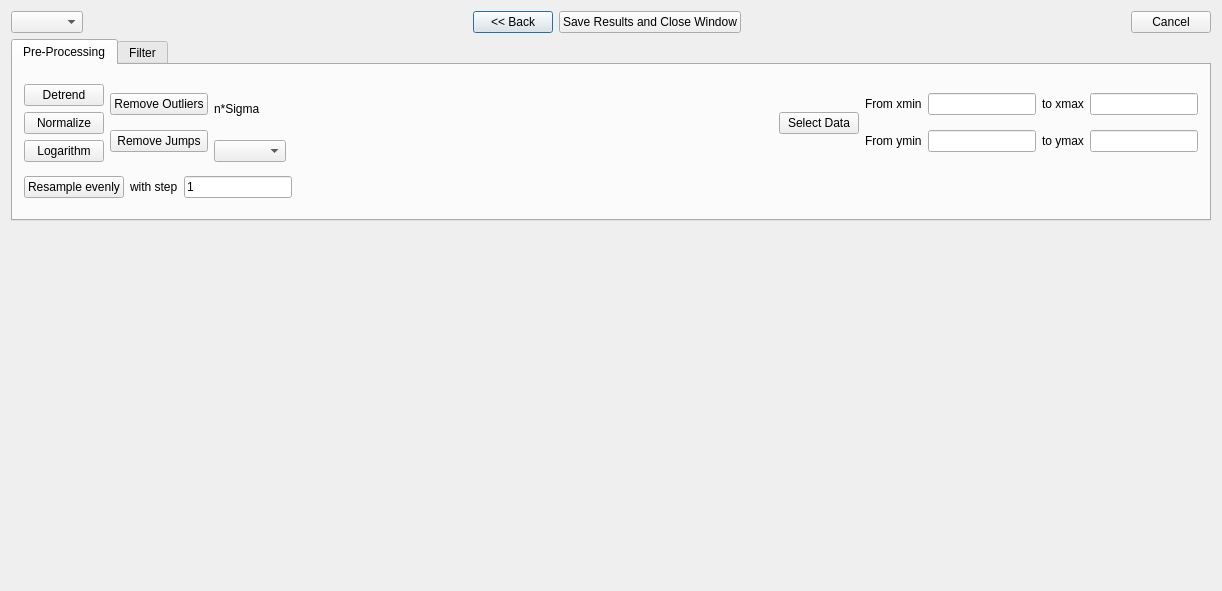
<?xml version="1.0" encoding="UTF-8"?>
<ui version="4.0">
 <class>DataProc</class>
 <widget class="QDialog" name="DataProc">
  <property name="geometry">
   <rect>
    <x>0</x>
    <y>0</y>
    <width>1222</width>
    <height>591</height>
   </rect>
  </property>
  <property name="windowTitle">
   <string>Data/Target Processor</string>
  </property>
  <layout class="QVBoxLayout" name="verticalLayout">
   <item>
    <layout class="QHBoxLayout" name="horizontalLayout">
     <item>
      <widget class="QComboBox" name="comboBox_2">
       <property name="sizePolicy">
        <sizepolicy hsizetype="Fixed" vsizetype="Fixed">
         <horstretch>0</horstretch>
         <verstretch>0</verstretch>
        </sizepolicy>
       </property>
       <property name="currentIndex">
        <number>-1</number>
       </property>
      </widget>
     </item>
     <item>
      <spacer name="horizontalSpacer_2">
       <property name="orientation">
        <enum>Qt::Horizontal</enum>
       </property>
       <property name="sizeHint" stdset="0">
        <size>
         <width>40</width>
         <height>20</height>
        </size>
       </property>
      </spacer>
     </item>
     <item>
      <widget class="QPushButton" name="pushButton_6">
       <property name="text">
        <string>&lt;&lt; Back</string>
       </property>
      </widget>
     </item>
     <item>
      <widget class="QPushButton" name="saveResultsAndCloseWindow">
       <property name="text">
        <string>Save Results and Close Window</string>
       </property>
      </widget>
     </item>
     <item>
      <spacer name="horizontalSpacer">
       <property name="orientation">
        <enum>Qt::Horizontal</enum>
       </property>
       <property name="sizeHint" stdset="0">
        <size>
         <width>40</width>
         <height>20</height>
        </size>
       </property>
      </spacer>
     </item>
     <item>
      <widget class="QPushButton" name="pushButton_2">
       <property name="text">
        <string>Cancel</string>
       </property>
      </widget>
     </item>
    </layout>
   </item>
   <item>
    <widget class="QTabWidget" name="tabWidget">
     <property name="sizePolicy">
      <sizepolicy hsizetype="Preferred" vsizetype="Fixed">
       <horstretch>0</horstretch>
       <verstretch>0</verstretch>
      </sizepolicy>
     </property>
     <property name="currentIndex">
      <number>0</number>
     </property>
     <widget class="QWidget" name="tab_2">
      <attribute name="title">
       <string>Pre-Processing</string>
      </attribute>
      <layout class="QVBoxLayout" name="verticalLayout_7">
       <item>
        <layout class="QHBoxLayout" name="horizontalLayout_7">
         <item>
          <layout class="QVBoxLayout" name="verticalLayout_10">
           <item>
            <widget class="QPushButton" name="pushButton_5">
             <property name="text">
              <string>Detrend</string>
             </property>
            </widget>
           </item>
           <item>
            <widget class="QPushButton" name="pushButton_11">
             <property name="text">
              <string>Normalize</string>
             </property>
            </widget>
           </item>
           <item>
            <widget class="QPushButton" name="pushButton_3">
             <property name="text">
              <string>Logarithm</string>
             </property>
            </widget>
           </item>
          </layout>
         </item>
         <item>
          <layout class="QVBoxLayout" name="verticalLayout_8">
           <item>
            <widget class="QPushButton" name="pushButton_7">
             <property name="toolTip">
              <string>n*Sigma(Data)</string>
             </property>
             <property name="text">
              <string>Remove Outliers</string>
             </property>
            </widget>
           </item>
           <item>
            <widget class="QPushButton" name="pushButton_9">
             <property name="toolTip">
              <string>n*Sigma(Sec. Derivatives)</string>
             </property>
             <property name="text">
              <string>Remove Jumps</string>
             </property>
            </widget>
           </item>
          </layout>
         </item>
         <item>
          <layout class="QVBoxLayout" name="verticalLayout_9">
           <item>
            <widget class="QLabel" name="label_12">
             <property name="sizePolicy">
              <sizepolicy hsizetype="Minimum" vsizetype="Preferred">
               <horstretch>0</horstretch>
               <verstretch>0</verstretch>
              </sizepolicy>
             </property>
             <property name="text">
              <string>n*Sigma</string>
             </property>
            </widget>
           </item>
           <item>
            <widget class="QComboBox" name="comboBox_7">
             <property name="sizePolicy">
              <sizepolicy hsizetype="Minimum" vsizetype="Fixed">
               <horstretch>0</horstretch>
               <verstretch>0</verstretch>
              </sizepolicy>
             </property>
            </widget>
           </item>
          </layout>
         </item>
         <item>
          <spacer name="horizontalSpacer_5">
           <property name="orientation">
            <enum>Qt::Horizontal</enum>
           </property>
           <property name="sizeHint" stdset="0">
            <size>
             <width>40</width>
             <height>20</height>
            </size>
           </property>
          </spacer>
         </item>
         <item>
          <widget class="QPushButton" name="trimData">
           <property name="text">
            <string>Select Data</string>
           </property>
          </widget>
         </item>
         <item>
          <layout class="QVBoxLayout" name="verticalLayout_6">
           <item>
            <layout class="QHBoxLayout" name="horizontalLayout_2">
             <item>
              <widget class="QLabel" name="label_7">
               <property name="text">
                <string>From xmin</string>
               </property>
              </widget>
             </item>
             <item>
              <widget class="QLineEdit" name="lineEdit">
               <property name="sizePolicy">
                <sizepolicy hsizetype="Minimum" vsizetype="Fixed">
                 <horstretch>0</horstretch>
                 <verstretch>0</verstretch>
                </sizepolicy>
               </property>
              </widget>
             </item>
             <item>
              <widget class="QLabel" name="label_8">
               <property name="text">
                <string>to xmax</string>
               </property>
              </widget>
             </item>
             <item>
              <widget class="QLineEdit" name="lineEdit_2">
               <property name="sizePolicy">
                <sizepolicy hsizetype="Minimum" vsizetype="Fixed">
                 <horstretch>0</horstretch>
                 <verstretch>0</verstretch>
                </sizepolicy>
               </property>
              </widget>
             </item>
            </layout>
           </item>
           <item>
            <layout class="QHBoxLayout" name="horizontalLayout_4">
             <item>
              <widget class="QLabel" name="label_10">
               <property name="text">
                <string>From ymin</string>
               </property>
              </widget>
             </item>
             <item>
              <widget class="QLineEdit" name="lineEdit_4">
               <property name="sizePolicy">
                <sizepolicy hsizetype="Minimum" vsizetype="Fixed">
                 <horstretch>0</horstretch>
                 <verstretch>0</verstretch>
                </sizepolicy>
               </property>
              </widget>
             </item>
             <item>
              <widget class="QLabel" name="label_11">
               <property name="text">
                <string>to ymax</string>
               </property>
              </widget>
             </item>
             <item>
              <widget class="QLineEdit" name="lineEdit_5">
               <property name="sizePolicy">
                <sizepolicy hsizetype="Minimum" vsizetype="Fixed">
                 <horstretch>0</horstretch>
                 <verstretch>0</verstretch>
                </sizepolicy>
               </property>
              </widget>
             </item>
            </layout>
           </item>
          </layout>
         </item>
        </layout>
       </item>
       <item>
        <layout class="QHBoxLayout" name="horizontalLayout_6">
         <item>
          <widget class="QPushButton" name="pushButton_8">
           <property name="text">
            <string>Resample evenly</string>
           </property>
          </widget>
         </item>
         <item>
          <widget class="QLabel" name="label_9">
           <property name="text">
            <string>with step</string>
           </property>
          </widget>
         </item>
         <item>
          <widget class="QLineEdit" name="lineEdit_3">
           <property name="sizePolicy">
            <sizepolicy hsizetype="Minimum" vsizetype="Fixed">
             <horstretch>0</horstretch>
             <verstretch>0</verstretch>
            </sizepolicy>
           </property>
           <property name="text">
            <string>1</string>
           </property>
          </widget>
         </item>
         <item>
          <spacer name="horizontalSpacer_4">
           <property name="orientation">
            <enum>Qt::Horizontal</enum>
           </property>
           <property name="sizeHint" stdset="0">
            <size>
             <width>40</width>
             <height>20</height>
            </size>
           </property>
          </spacer>
         </item>
        </layout>
       </item>
      </layout>
     </widget>
     <widget class="QWidget" name="tab_3">
      <attribute name="title">
       <string>Filter</string>
      </attribute>
      <layout class="QHBoxLayout" name="horizontalLayout_11">
       <item>
        <layout class="QHBoxLayout" name="horizontalLayout_10">
         <item>
          <layout class="QHBoxLayout" name="horizontalLayout_9">
           <item>
            <layout class="QVBoxLayout" name="verticalLayout_12">
             <item>
              <widget class="QComboBox" name="comboBox"/>
             </item>
             <item>
              <widget class="QPushButton" name="pushButton_13">
               <property name="text">
                <string>Design Filter</string>
               </property>
              </widget>
             </item>
             <item>
              <widget class="QPushButton" name="pushButton_12">
               <property name="text">
                <string>Filter</string>
               </property>
              </widget>
             </item>
            </layout>
           </item>
           <item>
            <layout class="QVBoxLayout" name="verticalLayout_11">
             <item>
              <layout class="QHBoxLayout" name="horizontalLayout_5">
               <item>
                <widget class="QLabel" name="label_13">
                 <property name="text">
                  <string>Fl</string>
                 </property>
                </widget>
               </item>
               <item>
                <widget class="QLineEdit" name="lineEdit_6">
                 <property name="sizePolicy">
                  <sizepolicy hsizetype="Fixed" vsizetype="Fixed">
                   <horstretch>0</horstretch>
                   <verstretch>0</verstretch>
                  </sizepolicy>
                 </property>
                </widget>
               </item>
              </layout>
             </item>
             <item>
              <layout class="QHBoxLayout" name="horizontalLayout_8">
               <item>
                <widget class="QLabel" name="label_14">
                 <property name="text">
                  <string>Fh</string>
                 </property>
                </widget>
               </item>
               <item>
                <widget class="QLineEdit" name="lineEdit_7">
                 <property name="sizePolicy">
                  <sizepolicy hsizetype="Fixed" vsizetype="Fixed">
                   <horstretch>0</horstretch>
                   <verstretch>0</verstretch>
                  </sizepolicy>
                 </property>
                </widget>
               </item>
              </layout>
             </item>
            </layout>
           </item>
          </layout>
         </item>
         <item>
          <layout class="QVBoxLayout" name="verticalLayout_13">
           <item>
            <widget class="QCheckBox" name="checkBox">
             <property name="text">
              <string>Log Scale</string>
             </property>
            </widget>
           </item>
          </layout>
         </item>
         <item>
          <spacer name="horizontalSpacer_3">
           <property name="orientation">
            <enum>Qt::Horizontal</enum>
           </property>
           <property name="sizeHint" stdset="0">
            <size>
             <width>40</width>
             <height>20</height>
            </size>
           </property>
          </spacer>
         </item>
         <item>
          <widget class="QCustomPlot" name="spectrumPlot" native="true">
           <property name="sizePolicy">
            <sizepolicy hsizetype="Fixed" vsizetype="Fixed">
             <horstretch>0</horstretch>
             <verstretch>0</verstretch>
            </sizepolicy>
           </property>
           <property name="minimumSize">
            <size>
             <width>391</width>
             <height>130</height>
            </size>
           </property>
          </widget>
         </item>
        </layout>
       </item>
       <item>
        <spacer name="horizontalSpacer_6">
         <property name="orientation">
          <enum>Qt::Horizontal</enum>
         </property>
         <property name="sizeHint" stdset="0">
          <size>
           <width>40</width>
           <height>20</height>
          </size>
         </property>
        </spacer>
       </item>
      </layout>
     </widget>
    </widget>
   </item>
   <item>
    <widget class="QCustomPlot" name="customPlot" native="true">
     <property name="sizePolicy">
      <sizepolicy hsizetype="Preferred" vsizetype="Expanding">
       <horstretch>0</horstretch>
       <verstretch>0</verstretch>
      </sizepolicy>
     </property>
    </widget>
   </item>
  </layout>
  <action name="actionSave_as">
   <property name="text">
    <string>Save data as...</string>
   </property>
  </action>
  <action name="actionAbout">
   <property name="text">
    <string>About</string>
   </property>
  </action>
 </widget>
 <layoutdefault spacing="6" margin="11"/>
 <customwidgets>
  <customwidget>
   <class>QCustomPlot</class>
   <extends>QWidget</extends>
   <header>qcustomplot.h</header>
   <container>1</container>
  </customwidget>
 </customwidgets>
 <resources/>
 <connections/>
</ui>
